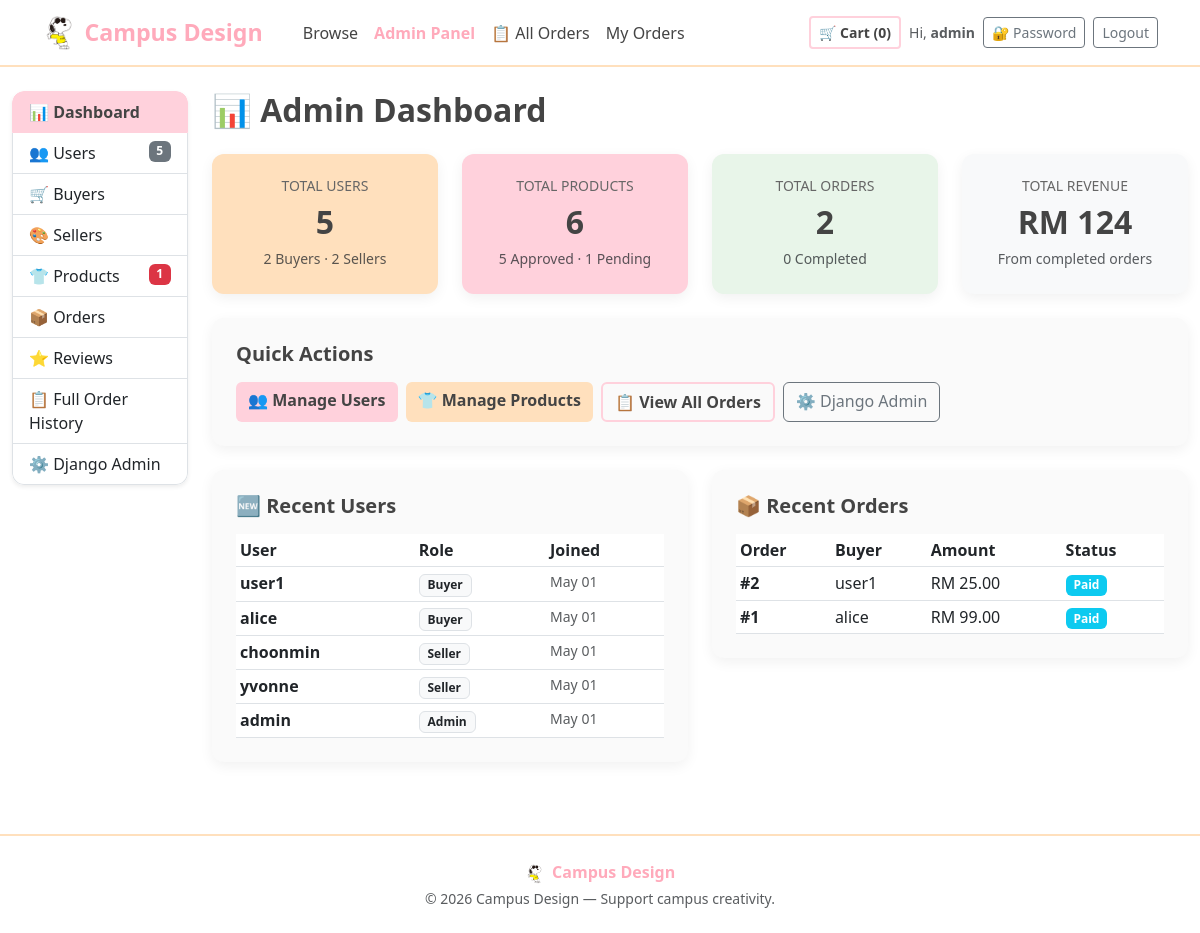
The page /management/ (signed in) on the database as committed earlier.
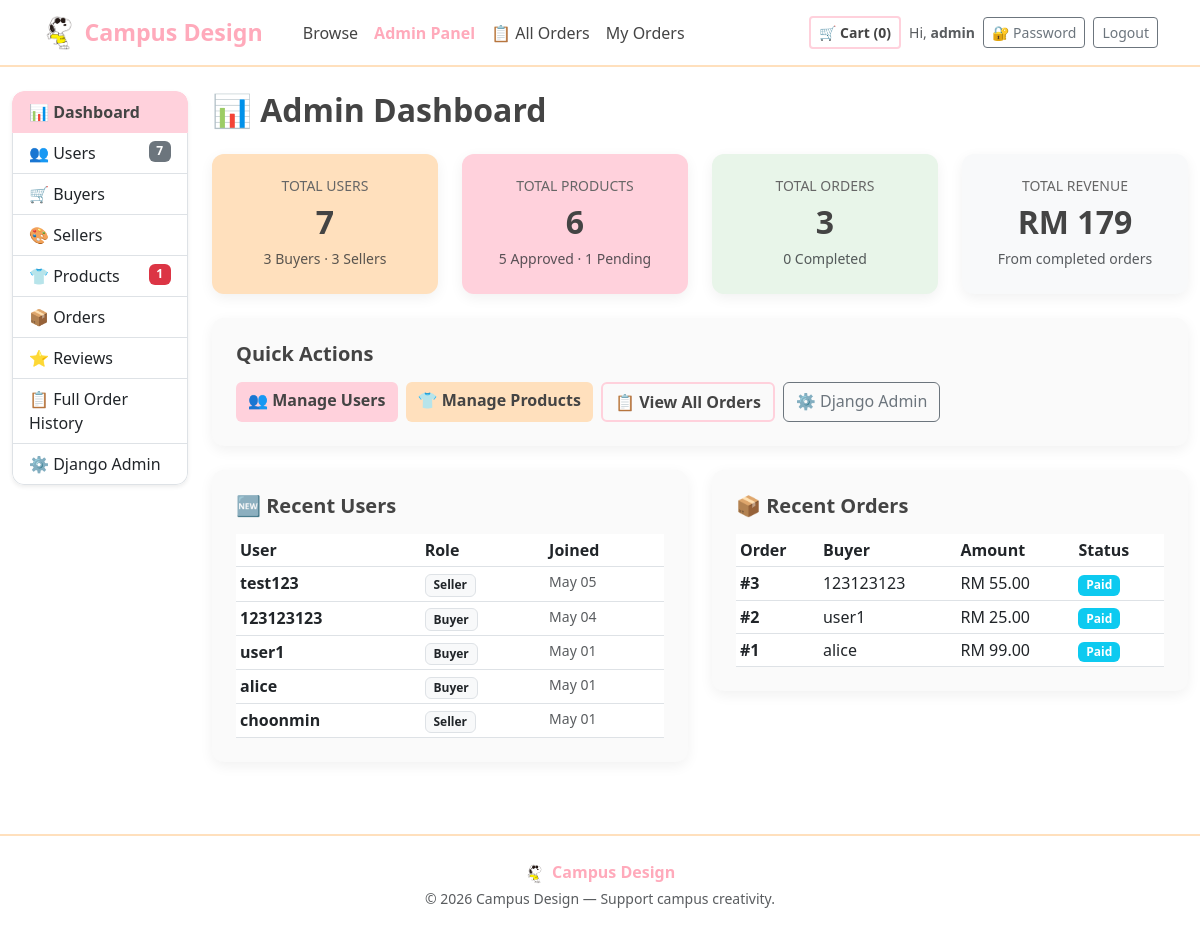
The same page on the database as committed later.
### shop/models.py (models this page shows, shortened)
class User(AbstractUser):
    ROLE_CHOICES = (
        ('buyer', 'Buyer'),
        ('seller', 'Seller'),
        ('admin', 'Admin'),
    )
    role = models.CharField(
        max_length=10,
        choices=ROLE_CHOICES,
        default='buyer',
        verbose_name='Role'
    )
    student_id = models.CharField(
        max_length=20,
        blank=True,
        null=True,
        verbose_name='Student ID'
    )
    phone = models.CharField(
        max_length=20,
        blank=True,
        null=True,
        verbose_name='Phone Number'
    )
    avatar = models.ImageField(
        upload_to='avatars/',
        blank=True,
        null=True,
        verbose_name='Avatar'
    )
    bio = models.TextField(
        blank=True,
        default='',
        verbose_name='Bio'
    )
    class Meta:
        verbose_name = 'User'
        verbose_name_plural = 'Users'
        ordering = ['-date_joined']

class Order(models.Model):
    STATUS_CHOICES = (
        ('pending', 'Pending'),
        ('paid', 'Paid'),
        ('shipped', 'Shipped'),
        ('completed', 'Completed'),
        ('cancelled', 'Cancelled'),
    )
    PAYMENT_CHOICES = (
        ('online', 'Online Payment'),
        ('cash', 'Cash on Delivery'),
        ('transfer', 'Bank Transfer'),
    )
    user = models.ForeignKey(
        User,
        on_delete=models.CASCADE,
        related_name='orders',
        verbose_name='Buyer'
    )
    total_amount = models.DecimalField(
        max_digits=10,
        decimal_places=2,
        verbose_name='Total Amount'
    )
    status = models.CharField(
        max_length=20,
        choices=STATUS_CHOICES,
        default='pending',
        verbose_name='Status'
    )
    payment_method = models.CharField(
        max_length=20,
        choices=PAYMENT_CHOICES,
        default='online',
        verbose_name='Payment Method'
    )
    full_name = models.CharField(
        max_length=200,
        default='',
        verbose_name='Recipient Name'
    )
    email = models.EmailField(
        default='',
        verbose_name='Email'
    )
    address = models.TextField(
        default='',
        verbose_name='Shipping Address'
    )
    phone = models.CharField(
        max_length=20,
        blank=True,
        default='',
        verbose_name='Phone'
    )
    notes = models.TextField(
        blank=True,
        default='',
        verbose_name='Order Notes'
    )
    created_at = models.DateTimeField(
        auto_now_add=True,
        verbose_name='Created At'
    )
    updated_at = models.DateTimeField(
        auto_now=True,
        verbose_name='Updated At'
    )
    class Meta:
        verbose_name = 'Order'
        verbose_name_plural = 'Orders'
        ordering = ['-created_at']

### shop/views.py (the view, shortened to what this page needs)
# urls.py: path('management/',             views.admin_management, name='admin_management'),
@login_required
@user_passes_test(_is_admin, login_url='/')
def admin_management(request):
    tab = request.GET.get('tab', 'dashboard')
    search = request.GET.get('search', '').strip()
    total_users = User.objects.count()
    buyer_count = User.objects.filter(role='buyer').count()
    seller_count = User.objects.filter(role='seller').count()
    total_products = Product.objects.count()
    approved_count = Product.objects.filter(status='approved').count()
    pending_count = Product.objects.filter(status='pending').count()
    total_orders = Order.objects.count()
    completed_orders = Order.objects.filter(status='completed').count()
    total_revenue = Order.objects.filter(
        status__in=['paid', 'completed']
    ).aggregate(t=Sum('total_amount'))['t'] or 0
    context = {
        'tab': tab,
        'search': search,
        'total_users': total_users,
        'buyer_count': buyer_count,
        'seller_count': seller_count,
        'total_products': total_products,
        'approved_count': approved_count,
        'pending_count': pending_count,
        'total_orders': total_orders,
        'completed_orders': completed_orders,
        'total_revenue': total_revenue,
        'active_page': 'admin',
    }
    if tab == 'dashboard':
        context['recent_users'] = User.objects.all().order_by('-date_joined')[:5]
        context['recent_orders'] = Order.objects.all().select_related('user')[:5]
    elif tab == 'orders':
        orders = Order.objects.all().select_related('user').prefetch_related('items').order_by('-created_at')[:50]
        context['orders'] = orders
    elif tab == 'reviews':
        reviews = Review.objects.all().select_related('user', 'product').order_by('-created_at')
        paginator = Paginator(reviews, 20)
        context['reviews'] = paginator.get_page(request.GET.get('page'))
    elif tab == 'approvals':
        context['pending_products'] = Product.objects.filter(
            status='pending').select_related('seller')
    return render(request, 'admin_panel/management.html', context)

### shop/templatetags/cart_tags.py (called while the page is built)
@register.simple_tag
def cart_item_count(user):
    try:
        if user.is_authenticated and hasattr(user, 'cart_items'):
            return user.cart_items.aggregate(total=Sum('quantity'))['total'] or 0
    except Exception:
        pass
    return 0

### shop/views.py (called while the page is built)
def _is_admin(u):
    return u.is_authenticated and u.role == 'admin'

### templates/admin_panel/management.html (shortened to what the changed rows need)
{% extends 'base.html' %}
{% block content %}
<main class="container-fluid py-4">
    <div class="row">
        <div class="col-md-2 mb-4">
            <div class="list-group shadow-sm" style="border-radius:12px;overflow:hidden;">
                <a href="?tab=users" class="list-group-item list-group-item-action {% if tab == 'users' %}active{% endif %}"
                   style="{% if tab == 'users' %}background:var(--pink);border-color:var(--pink);color:#444;font-weight:700;{% endif %}">
                    👥 Users {% if total_users %}<span class="badge bg-secondary float-end">{{ total_users }}</span>{% endif %}</a>
            </div>
        </div>
        <div class="col-md-10">
            {% if tab == 'dashboard' %}
            <h2 class="fw-bold mb-4">📊 Admin Dashboard</h2>
            <div class="row g-4 mb-4">
                <div class="col-md-3">
                    <div class="card-plain p-4 text-center" style="background:var(--orange);">
                        <h6 class="text-uppercase small mb-1" style="color:#666;">Total Users</h6>
                        <p class="fs-2 fw-bold mb-0">{{ total_users }}</p>
                        <small class="text-muted">{{ buyer_count }} Buyers · {{ seller_count }} Sellers</small>
                    </div>
                </div>
                <div class="col-md-3">
                    <div class="card-plain p-4 text-center" style="background:var(--pink);">
                        <h6 class="text-uppercase small mb-1" style="color:#666;">Total Products</h6>
                        <p class="fs-2 fw-bold mb-0">{{ total_products }}</p>
                        <small class="text-muted">{{ approved_count }} Approved · {{ pending_count }} Pending</small>
                    </div>
                </div>
                <div class="col-md-3">
                    <div class="card-plain p-4 text-center" style="background:#E8F5E9;">
                        <h6 class="text-uppercase small mb-1" style="color:#666;">Total Orders</h6>
                        <p class="fs-2 fw-bold mb-0">{{ total_orders }}</p>
                        <small class="text-muted">{{ completed_orders }} Completed</small>
                    </div>
                </div>
                <div class="col-md-3">
                    <div class="card-plain p-4 text-center bg-light">
                        <h6 class="text-uppercase small mb-1" style="color:#666;">Total Revenue</h6>
                        <p class="fs-2 fw-bold mb-0">RM {{ total_revenue }}</p>
                        <small class="text-muted">From completed orders</small>
                    </div>
                </div>
            </div>
            <div class="card-plain p-4 mb-4" style="background:#FAFAFA;">
                <h5 class="fw-bold mb-3">Quick Actions</h5>
                <div class="d-flex flex-wrap gap-2">
                    <a href="?tab=users" class="btn btn-pink">👥 Manage Users</a>
                    <a href="?tab=products" class="btn btn-orange">👕 Manage Products</a>
                    <a href="{% url 'admin_order_history' %}" class="btn btn-outline-pink">📋 View All Orders</a>
                    <a href="/admin/" class="btn btn-outline-secondary" target="_blank">⚙️ Django Admin</a>
                </div>
            </div>
            <div class="row g-4">
                <div class="col-md-6">
                    <div class="card-plain p-4" style="background:#FAFAFA;">
                        <h5 class="fw-bold mb-3">🆕 Recent Users</h5>
                        <div class="table-responsive">
                            <table class="table table-sm mb-0">
                                <thead><tr><th>User</th><th>Role</th><th>Joined</th></tr></thead>
                                <tbody>
                                    {% for u in recent_users %}
                                    <tr>
                                        <td class="fw-semibold">{{ u.username }}</td>
                                        <td><span class="badge bg-light text-dark border small">{{ u.get_role_display }}</span></td>
                                        <td class="small text-muted">{{ u.date_joined|date:"M d" }}</td>
                                    </tr>
                                    {% endfor %}
                                </tbody>
                            </table>
                        </div>
                    </div>
                </div>
                <div class="col-md-6">
                    <div class="card-plain p-4" style="background:#FAFAFA;">
                        <h5 class="fw-bold mb-3">📦 Recent Orders</h5>
                        <div class="table-responsive">
                            <table class="table table-sm mb-0">
                                <thead><tr><th>Order</th><th>Buyer</th><th>Amount</th><th>Status</th></tr></thead>
                                <tbody>
                                    {% for o in recent_orders %}
                                    <tr>
                                        <td class="fw-semibold">#{{ o.id }}</td>
                                        <td>{{ o.user.username }}</td>
                                        <td>RM {{ o.total_amount }}</td>
                                        <td>
                                            {% if o.status == 'paid' %}<span class="badge bg-info small">Paid</span>
                                            {% elif o.status == 'completed' %}<span class="badge bg-success small">Completed</span>
                                            {% else %}<span class="badge bg-warning text-dark small">{{ o.get_status_display }}</span>{% endif %}
                                        </td>
                                    </tr>
                                    {% endfor %}
                                </tbody>
                            </table>
                        </div>
                    </div>
                </div>
            </div>
            {% endif %}
        </div>
    </div>
</main>
{% endblock %}

### templates/base.html (shortened to what this page needs)
{% load static %}
{% load cart_tags %}
<!DOCTYPE html>
<html lang="en">
<head>
    <link href="https://cdn.jsdelivr.net/npm/bootstrap@5.3.0/dist/css/bootstrap.min.css" rel="stylesheet">
</head>
<body>
<nav class="navbar navbar-expand-lg topnav sticky-top">
    <div class="container">
        <a class="navbar-brand d-flex align-items-center" href="{% url 'index' %}">
            <img src="{% static 'images/logo.png' %}" alt="Logo"
                 height="36" class="me-2" onerror="this.style.display='none'">
            Campus Design
        </a>
        <div class="collapse navbar-collapse" id="navMain">
            <ul class="navbar-nav me-auto ms-3">
                <li class="nav-item">
                    <a class="nav-link {% if active_page == 'browse' %}active{% endif %}"
                       href="{% url 'index' %}">Browse</a>
                </li>
                {% if user.is_authenticated and user.role == 'admin' %}
                <li class="nav-item">
                    <a class="nav-link {% if active_page == 'admin' %}active{% endif %}"
                       href="{% url 'admin_management' %}">Admin Panel</a>
                </li>
                <li class="nav-item">
                    <a class="nav-link {% if active_page == 'admin_orders' %}active{% endif %}"
                       href="{% url 'admin_order_history' %}">📋 All Orders</a>
                </li>
                {% endif %}
                {% if user.is_authenticated %}
                <li class="nav-item">
                    <a class="nav-link {% if active_page == 'orders' %}active{% endif %}"
                       href="{% url 'order_history' %}">My Orders</a>
                </li>
                {% endif %}
            </ul>
            <div class="d-flex align-items-center gap-2">
                {% cart_item_count user as item_count %}
                <a href="{% url 'cart' %}" class="btn btn-outline-pink btn-sm">
                    🛒 Cart (<span id="cart-count">{{ item_count }}</span>)
                </a>
                {% if user.is_authenticated %}
                    <span class="text-muted small d-none d-md-inline">
                        Hi, <strong>{{ user.username }}</strong></span>
                    <a href="{% url 'password_change' %}" class="btn btn-outline-secondary btn-sm">🔐 Password</a>
                    <a href="{% url 'logout' %}" class="btn btn-outline-secondary btn-sm">Logout</a>
                {% else %}
                    <a href="{% url 'login' %}" class="btn btn-pink btn-sm">Login</a>
                    <a href="{% url 'register' %}" class="btn btn-outline-pink btn-sm">Register</a>
                {% endif %}
            </div>
        </div>
    </div>
</nav>
<main class="flex-grow">
    {% block content %}{% endblock %}
</main>
<footer class="text-center py-4 mt-5">
    <div class="container">
        <p class="mb-1 fw-bold" style="color:var(--pink-deep);">
            <img src="{% static 'images/logo.png' %}" alt="" height="20"
                 class="me-1" onerror="this.style.display='none'"> Campus Design
        </p>
        <p class="text-muted small mb-0">
            &copy; 2026 Campus Design &mdash; Support campus creativity.
        </p>
    </div>
</footer>
</body>
</html>

Rows that differ between the two databases and show on the page:
no longer on one of the page's lists (row unchanged): User: username "admin", role "Admin", date_joined "May 01"
no longer on this page (row unchanged): User: username "yvonne", role "Seller", date_joined "May 01"
added User: username "test123", role "Seller", date_joined "May 05"
added User: username "123123123", role "Buyer", date_joined "May 04"
added Order: id "3", user.username "123123123", total_amount "55.00", status "Paid"
Other text that changed with them:
{{ total_users }}: "5" → "7"
{{ buyer_count }}: "2" → "3"
{{ seller_count }}: "2" → "3"
{{ total_orders }}: "2" → "3"
{{ total_revenue }}: "124" → "179"
